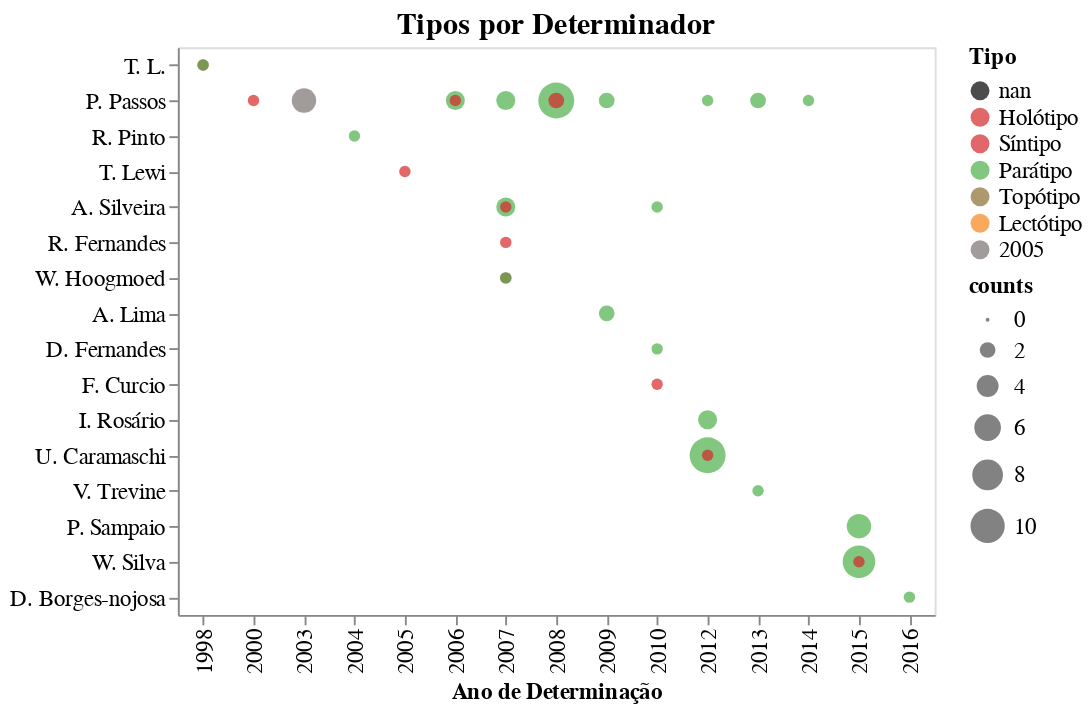

The cell this chart's notebook holds for it:
### Code cell
g1 = alt.Chart(counts[counts['type_status'] != 'nan'], title='Tipos por Determinador', 
               height=300, width=400).mark_circle().encode(
    x = alt.X('ano_determinacao:O', title='Ano de Determinação'),
    y = alt.Y('determinator_full_name:N', title='', 
             sort= sort_determiners),
    color = alt.Color('type_status:N', title='Tipo', 
                     scale = alt.Scale(domain=list(type_color.keys()), range= list(type_color.values()))), 
    size = alt.Size('counts:Q'), 
    order= alt.Order('counts', sort='descending'),  # smaller points in front
    tooltip = alt.Tooltip(['determinator_full_name', 'type_status', 'ano_determinacao', 'counts'])
)

g1 = g1.configure_title(fontSize=16).configure_axis(
    labelFontSize=12,
    titleFontSize=12
).configure_legend(
    labelFontSize=12,
    titleFontSize=12
)

# saving graph
# g1.save('./graphs/tipo/tipos_por_determinador.html')


g1

### Figure 1 — Vega-Lite specification as saved in the notebook (floating-point values rounded to 4 significant figures)
{"config": {"view": {"continuousWidth": 400, "continuousHeight": 300}, "axis": {"labelFontSize": 12, "titleFontSize": 12}, "legend": {"labelFontSize": 12, "titleFontSize": 12}, "title": {"fontSize": 16}}, "data": {"name": "data-b4376e962d3c472cb4487e1b4b07b99c"}, "mark": "circle", "encoding": {"color": {"type": "nominal", "field": "type_status", "scale": {"domain": ["nan", "Holótipo", "Síntipo", "Parátipo", "Topótipo", "Lectótipo", "2005"], "range": ["#000000", "#d62728", "#d62729", "#4daf4a", "#8c6d31", "#f58518", "#79706e"]}, "title": "Tipo"}, "order": {"type": "quantitative", "field": "counts", "sort": "descending"}, "size": {"type": "quantitative", "field": "counts"}, "tooltip": [{"type": "nominal", "field": "determinator_full_name"}, {"type": "nominal", "field": "type_status"}, {"type": "quantitative", "field": "ano_determinacao"}, {"type": "quantitative", "field": "counts"}], "x": {"type": "ordinal", "field": "ano_determinacao", "title": "Ano de Determinação"}, "y": {"type": "nominal", "field": "determinator_full_name", "sort": ["T. L.", "P. Passos", "R. Pinto", "T. Lewi", "A. Silveira", "R. Fernandes", "W. Hoogmoed", "A. Lima", "D. Fernandes", "F. Curcio", "I. Rosário", "U. Caramaschi", "V. Trevine", "P. Sampaio", "W. Silva", "D. Borges-nojosa"], "title": ""}}, "height": 300, "title": "Tipos por Determinador", "width": 400, "$schema": "https://vega.github.io/schema/vega-lite/v4.8.1.json", "datasets": {"data-b4376e962d3c472cb4487e1b4b07b99c": [{"determinator_full_name": "A. Lima", "type_status": "Parátipo", "ano_determinacao": 2009, "ordem": "Squamata", "counts": 2}, {"determinator_full_name": "A. Silveira", "type_status": "Holótipo", "ano_determinacao": 2007, "ordem": "Squamata", "counts": 1}, {"determinator_full_name": "A. Silveira", "type_status": "Parátipo", "ano_determinacao": 2007, "ordem": "Squamata", "counts": 3}, {"determinator_full_name": "A. Silveira", "type_status": "Parátipo", "ano_determinacao": 2010, "ordem": "Squamata", "counts": 1}, {"determinator_full_name": "D. Borges-nojosa", "type_status": "Parátipo", "ano_determinacao": 2016, "ordem": "Squamata", "counts": 1}, {"determinator_full_name": "D. Fernandes", "type_status": "Parátipo", "ano_determinacao": 2010, "ordem": "Squamata", "counts": 1}, {"determinator_full_name": "F. Curcio", "type_status": "Holótipo", "ano_determinacao": 2010, "ordem": "Squamata", "counts": 1}, {"determinator_full_name": "I. Rosário", "type_status": "Parátipo", "ano_determinacao": 2012, "ordem": "Squamata", "counts": 3}, {"determinator_full_name": "P. Passos", "type_status": "2005", "ano_determinacao": 2003, "ordem": "Squamata", "counts": 5}, {"determinator_full_name": "P. Passos", "type_status": "Holótipo", "ano_determinacao": 2000, "ordem": "Squamata", "counts": 1}, {"determinator_full_name": "P. Passos", "type_status": "Holótipo", "ano_determinacao": 2006, "ordem": "Squamata", "counts": 1}, {"determinator_full_name": "P. Passos", "type_status": "Holótipo", "ano_determinacao": 2008, "ordem": "Squamata", "counts": 2}, {"determinator_full_name": "P. Passos", "type_status": "Parátipo", "ano_determinacao": 2006, "ordem": "Squamata", "counts": 3}, {"determinator_full_name": "P. Passos", "type_status": "Parátipo", "ano_determinacao": 2007, "ordem": "Squamata", "counts": 3}, {"determinator_full_name": "P. Passos", "type_status": "Parátipo", "ano_determinacao": 2008, "ordem": "Squamata", "counts": 11}, {"determinator_full_name": "P. Passos", "type_status": "Parátipo", "ano_determinacao": 2009, "ordem": "Squamata", "counts": 2}, {"determinator_full_name": "P. Passos", "type_status": "Parátipo", "ano_determinacao": 2012, "ordem": "Squamata", "counts": 1}, {"determinator_full_name": "P. Passos", "type_status": "Parátipo", "ano_determinacao": 2013, "ordem": "Squamata", "counts": 2}, {"determinator_full_name": "P. Passos", "type_status": "Parátipo", "ano_determinacao": 2014, "ordem": "Squamata", "counts": 1}, {"determinator_full_name": "P. Sampaio", "type_status": "Parátipo", "ano_determinacao": 2015, "ordem": "Squamata", "counts": 5}, {"determinator_full_name": "R. Fernandes", "type_status": "Holótipo", "ano_determinacao": 2007, "ordem": "Squamata", "counts": 1}, {"determinator_full_name": "R. Pinto", "type_status": "Parátipo", "ano_determinacao": 2004, "ordem": "Squamata", "counts": 1}, {"determinator_full_name": "T. L.", "type_status": "Holótipo", "ano_determinacao": 1998, "ordem": "Squamata", "counts": 1}, {"determinator_full_name": "T. L.", "type_status": "Parátipo", "ano_determinacao": 1998, "ordem": "Squamata", "counts": 1}, {"determinator_full_name": "T. Lewi", "type_status": "Holótipo", "ano_determinacao": 2005, "ordem": "Squamata", "counts": 1}, {"determinator_full_name": "U. Caramaschi", "type_status": "Holótipo", "ano_determinacao": 2012, "ordem": "Testudines", "counts": 1}, {"determinator_full_name": "U. Caramaschi", "type_status": "Parátipo", "ano_determinacao": 2012, "ordem": "Testudines", "counts": 11}, {"determinator_full_name": "V. Trevine", "type_status": "Parátipo", "ano_determinacao": 2013, "ordem": "Squamata", "counts": 1}, {"determinator_full_name": "W. Hoogmoed", "type_status": "Holótipo", "ano_determinacao": 2007, "ordem": "Squamata", "counts": 1}, {"determinator_full_name": "W. Hoogmoed", "type_status": "Parátipo", "ano_determinacao": 2007, "ordem": "Squamata", "counts": 1}, {"determinator_full_name": "W. Silva", "type_status": "Holótipo", "ano_determinacao": 2015, "ordem": "Squamata", "counts": 1}, {"determinator_full_name": "W. Silva", "type_status": "Parátipo", "ano_determinacao": 2015, "ordem": "Squamata", "counts": 9}]}}
